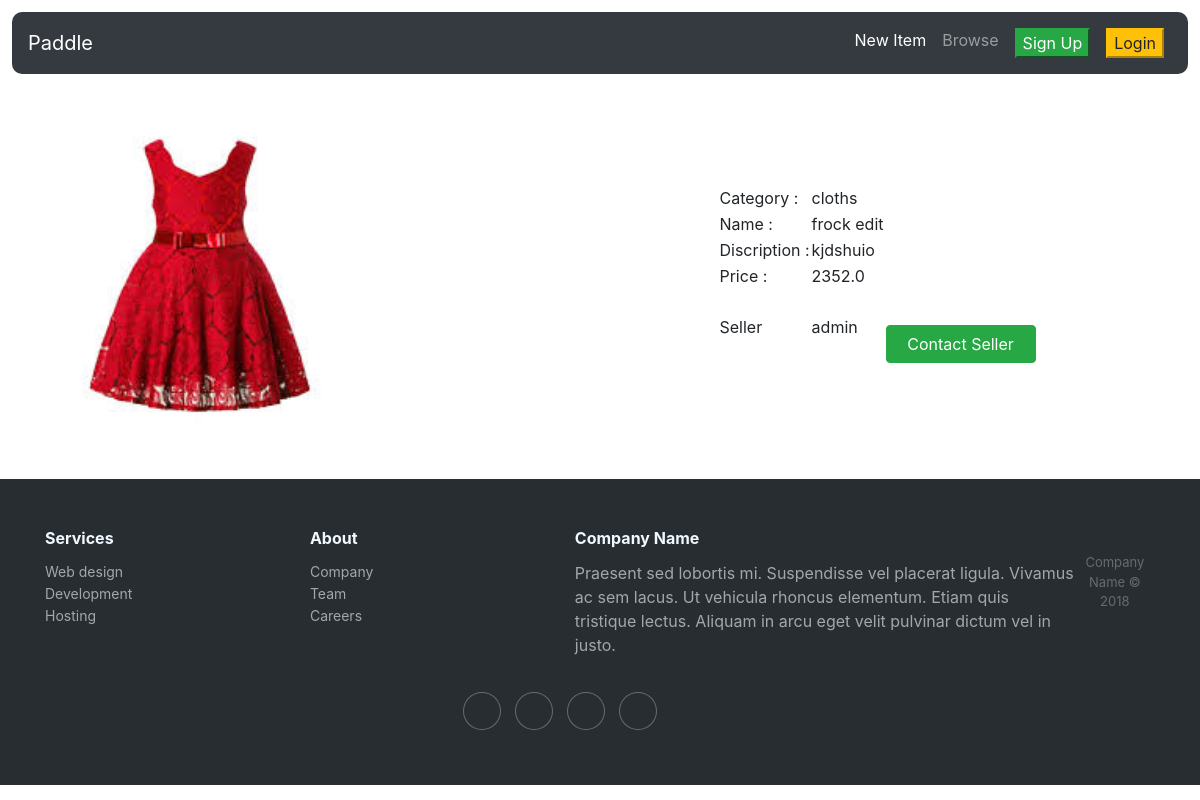
Screenshot of /items/9/ with the database file from the repository.
### item/models.py (models this page shows, shortened)
class items(models.Model):
    item_cat = models.ForeignKey(Category, related_name='item', on_delete=models.CASCADE)
    name = models.CharField(max_length=255)
    discription = models.TextField(blank=True, null=True)
    item_img = models.ImageField(upload_to='item_image', blank=True, null=True)
    price = models.FloatField()
    is_sold = models.BooleanField(default=False)
    created_by = models.ForeignKey(User, related_name='item', on_delete=models.CASCADE)
    created_date = models.DateTimeField(auto_now_add=True)
    class Meta:
        ordering = ('name',)
        verbose_name_plural = 'items'

class Category(models.Model):
    name = models.CharField(max_length=255)
    class Meta:
        ordering = ('name',)
        verbose_name_plural = 'catogries'
    def __str__(self):
        return self.name

### item/views.py (the view)
def detail(request, pk):
    item = get_object_or_404(items, pk=pk)
    related_item = items.objects.filter(item_cat_id=item.item_cat, is_sold=False).exclude(pk=pk)[0:3]
    return render(request, 'detail.html', {
        'item': item,
        'related_item': related_item
    })

### item/templates/detail.html (shortened to what this page needs)
{% extends 'core/base.html' %}
{% block content %}
    <div class="container">
      <div class="box">
          <img src="{{ item.item_img.url }}">
      </div>
      <div class="box">
       <center>
              <table>
              <tr>
                  <td>Category : </td>
                  <td>{{ item.item_cat }}</td>
              </tr>
              <tr>
                  <td>Name : </td>
                  <td>{{ item.name }}</td>
              </tr>
             {% if item.discription %}
                     <tr>
                  <td>Discription : </td>
                  <td>{{ item.discription }}</td>
              </tr>
             {% endif %}
              <tr>
                  <td>Price : </td>
                  <td>{{ item.price }}</td>
              </tr>
              {% if request.user == item.created_by %}
                   <tr>
                    <td>
                      <a href="{% url 'item:edit' item.id %}" class="btn btn-warning" style="width: 150px; margin-top: 35px">Edit Item</a>
                  </td>
                  <td>
                      <a href="{% url 'item:delete' item.id %}" class="btn btn-danger" style="width: 150px; margin-top: 35px; margin-left: 25px;">Delate Item</a>
                  </td>
              </tr>
                  {% else %}
                   <tr>
                   <td>Seller</td>
                   <td>
                       {{ item.created_by.username }}
                   </td>
                  <td>
                      <a href="#" class="btn btn-success" style="width: 150px; margin-top: 35px">Contact Seller </a>
                  </td>
              </tr>
              {% endif %}
          </table>
       </center>
      </div>
    </div>
{% endblock %}

### item/templates/detail.html (style rules this page uses)
.container { display: flex; justify-content: space-between; }
.box { width: 50%; }
img { width: 55%; }
table { margin-top: 20%; }

### rows the page displays
items: item_img (picture), item_cat "cloths", name "frock edit", discription "kjdshuio", price "2352.0", created_by.username "admin"
